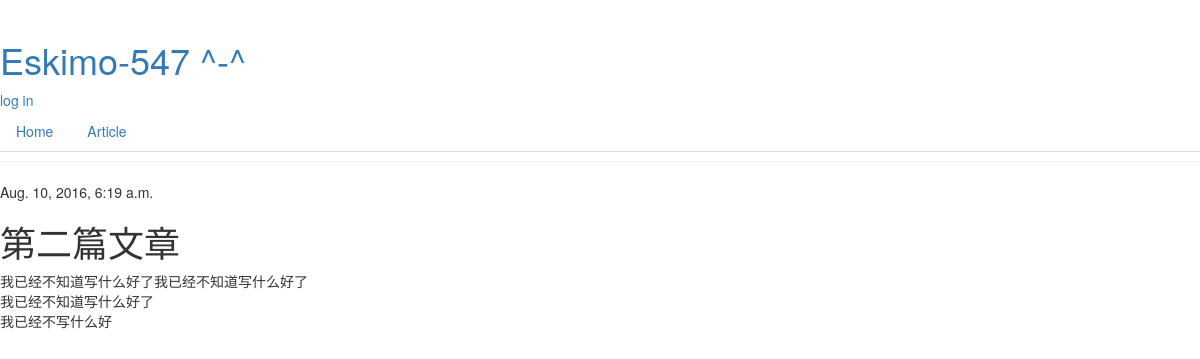
Screenshot of /article/13/ with the database file from the repository.
### article/models.py (models this page shows, shortened)
class Article(models.Model):
    author = models.ForeignKey(User)
    title = models.CharField(max_length= 200)
    text = models.TextField()
    create_date = models.DateTimeField(default= timezone.now)
    published_date = models.DateTimeField(blank = True,null = True)

### article/views.py (the view)
# urls.py: url(r'^article/(?P<pk>[0-9]+)/$',views.article_detail),
def article_detail(request,pk):
    post = get_object_or_404(Article,pk = pk)
    return render(request,'article/article_detail.html',{'post':post})

### article/templates/article/article_detail.html (shortened to what this page needs)
{% extends 'article/base.html' %}
{% block content %}
<div class="date">
        {% if post.published_date %}
            {{ post.published_date }}
        {% else %}
            <a class="btn btn-default" href="{% url 'article.views.article_publish' pk=post.pk %}">Publish</a>
        {% endif %}
</div>
<h1>{{ post.title }}</h1>
    <p>{{ post.text|linebreaks }}</p>
{% endblock %}

### rows the page displays
Article: published_date "Aug. 10, 2016, 6:19 a.m.", title "第二篇文章", text "我已经不知道写什么好了我已经不知道写什么好了 我已经不知道写什么好了 我已经不写什么好"
